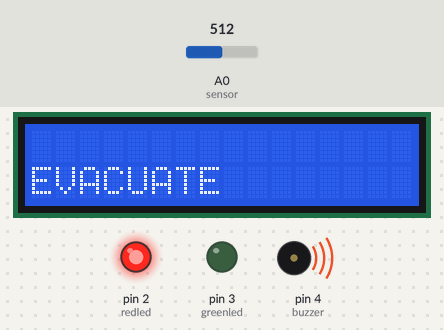
Bench run of a sketch on a simulated Arduino Uno, built with avr-gcc and run on an emulated ATmega328P. Shown: 16×2 character LCD, output pins drawn as LEDs (lit = HIGH), buzzer (waves = sounding). The inputs (shaded band) are chosen by the test bench; at power-on: A0 (sensor) = 512. What the sketch prints to the serial monitor is not drawn.

Above: at 1.2 s.
1.3 s: A0 (sensor) set to 419
4.0 s: A0 (sensor) set to 391
At 4.8 s:
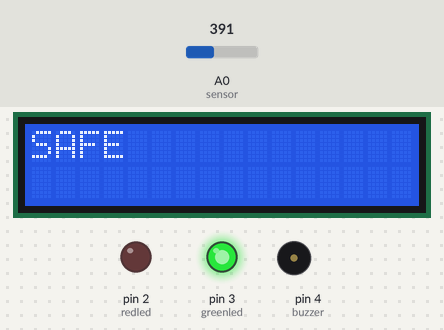
9.5 s: A0 (sensor) set to 410
At 10.5 s:
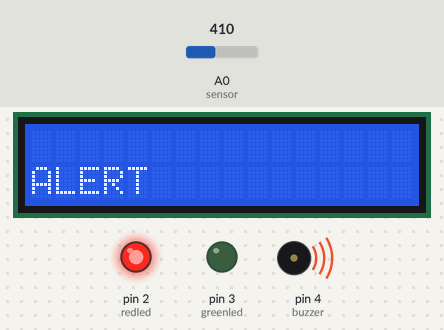
15.5 s: A0 (sensor) set to 390
At 17.9 s:
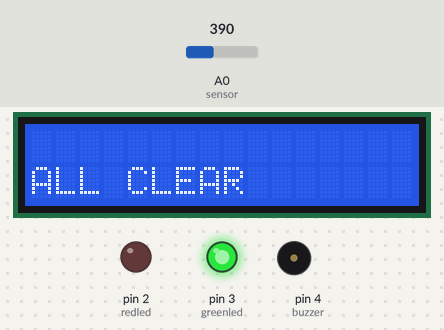
Timing chart, 0 to 19.4 s (numbered marks = the images above; inputs shaded):
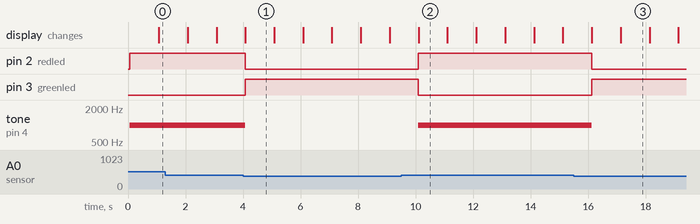

The sketch:

Sprint_1.ino
```cpp
#include <LiquidCrystal.h>
LiquidCrystal lcd(5,6,8,9,10,11);
int redled = 2;
int greenled = 3;
int buzzer = 4;
int sensor = A0;
int sensorThresh = 400;
void setup()
{
pinMode(redled, OUTPUT);
pinMode(greenled,OUTPUT);
pinMode(buzzer,OUTPUT);
pinMode(sensor,INPUT);
Serial.begin(9600);
lcd.begin(16,2);
}
void loop()
{
int analogValue = analogRead(sensor);
Serial.print(analogValue);
if(analogValue>sensorThresh)
{
digitalWrite(redled,HIGH);
digitalWrite(greenled,LOW);
tone(buzzer,1000,10000);
lcd.clear();
lcd.setCursor(0,1);
lcd.println("ALERT");
delay(1000);
lcd.clear();
lcd.setCursor(0,1);
lcd.println("EVACUATE");
delay(1000);
}
else
{
digitalWrite(greenled,HIGH);
digitalWrite(redled,LOW);
noTone(buzzer);
lcd.clear();
lcd.setCursor(0,0);
lcd.println("SAFE");
delay(1000);
lcd.clear();
lcd.setCursor(0,1);
lcd.println("ALL CLEAR");
delay(1000);
}
}
```

Measured:
- the behaviour switches between 401 and 400 on A0 (sensor) (found by bisection; images 0 and 1)
- after the input at 4.0 s, pin 2 (redled): HIGH → LOW after 0.08 s; pin 3 (greenled): LOW → HIGH after 0.08 s; tone on pin 4 (buzzer): 1000 Hz → silent after 0.08 s; the display: changes after 0.08 s (image 1)
- after the input at 9.5 s, pin 2 (redled): LOW → HIGH after 0.60 s; pin 3 (greenled): HIGH → LOW after 0.60 s; tone on pin 4 (buzzer): silent → 1000 Hz after 0.60 s; the display: changes after 0.60 s (image 2)
- after the input at 15.5 s, pin 2 (redled): HIGH → LOW after 0.62 s; pin 3 (greenled): LOW → HIGH after 0.62 s; tone on pin 4 (buzzer): 1000 Hz → silent after 0.62 s; the display: first changes after 0.62 s (image 3 shows a later state)
- what the display in image 1 shows lasts 1.0 s, from 4.1 s to 5.1 s
